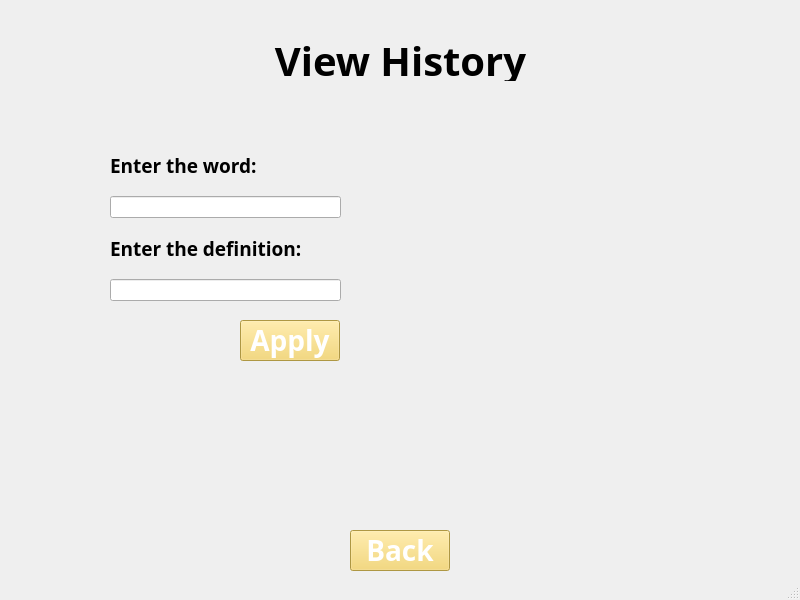
<?xml version="1.0" encoding="UTF-8"?>
<ui version="4.0">
 <class>addWordWindow</class>
 <widget class="QMainWindow" name="addWordWindow">
  <property name="geometry">
   <rect>
    <x>0</x>
    <y>0</y>
    <width>800</width>
    <height>600</height>
   </rect>
  </property>
  <property name="windowTitle">
   <string>MainWindow</string>
  </property>
  <widget class="QWidget" name="centralwidget">
   <widget class="QLabel" name="label">
    <property name="geometry">
     <rect>
      <x>0</x>
      <y>40</y>
      <width>801</width>
      <height>41</height>
     </rect>
    </property>
    <property name="font">
     <font>
      <family>VNI-Disney</family>
      <pointsize>30</pointsize>
      <bold>true</bold>
     </font>
    </property>
    <property name="text">
     <string>View History</string>
    </property>
    <property name="alignment">
     <set>Qt::AlignCenter</set>
    </property>
    <property name="wordWrap">
     <bool>false</bool>
    </property>
   </widget>
   <widget class="QLabel" name="label_3">
    <property name="geometry">
     <rect>
      <x>400</x>
      <y>130</y>
      <width>311</width>
      <height>341</height>
     </rect>
    </property>
    <property name="text">
     <string/>
    </property>
    <property name="pixmap">
     <pixmap resource="resources.qrc">:/resources/dictionary-removebg-preview.png</pixmap>
    </property>
   </widget>
   <widget class="QPushButton" name="backButton">
    <property name="geometry">
     <rect>
      <x>350</x>
      <y>530</y>
      <width>100</width>
      <height>41</height>
     </rect>
    </property>
    <property name="font">
     <font>
      <family>VNI-Disney</family>
      <pointsize>21</pointsize>
      <bold>true</bold>
     </font>
    </property>
    <property name="styleSheet">
     <string notr="true">background-color: #f4d35e; color: white;</string>
    </property>
    <property name="text">
     <string>Back</string>
    </property>
   </widget>
   <widget class="QPushButton" name="backButton_2">
    <property name="geometry">
     <rect>
      <x>240</x>
      <y>320</y>
      <width>100</width>
      <height>41</height>
     </rect>
    </property>
    <property name="font">
     <font>
      <family>VNI-Disney</family>
      <pointsize>21</pointsize>
      <bold>true</bold>
     </font>
    </property>
    <property name="styleSheet">
     <string notr="true">background-color: #f4d35e; color: white;</string>
    </property>
    <property name="text">
     <string>Apply</string>
    </property>
   </widget>
   <widget class="QWidget" name="">
    <property name="geometry">
     <rect>
      <x>110</x>
      <y>140</y>
      <width>231</width>
      <height>161</height>
     </rect>
    </property>
    <layout class="QVBoxLayout" name="verticalLayout">
     <item>
      <widget class="QLabel" name="label_2">
       <property name="font">
        <font>
         <family>VNI-Disney</family>
         <pointsize>14</pointsize>
         <bold>true</bold>
        </font>
       </property>
       <property name="text">
        <string>Enter the word:</string>
       </property>
       <property name="alignment">
        <set>Qt::AlignLeading|Qt::AlignLeft|Qt::AlignVCenter</set>
       </property>
       <property name="wordWrap">
        <bool>false</bool>
       </property>
      </widget>
     </item>
     <item>
      <widget class="QLineEdit" name="wordEdit"/>
     </item>
     <item>
      <widget class="QLabel" name="label_4">
       <property name="font">
        <font>
         <family>VNI-Disney</family>
         <pointsize>14</pointsize>
         <bold>true</bold>
        </font>
       </property>
       <property name="text">
        <string>Enter the definition:</string>
       </property>
       <property name="alignment">
        <set>Qt::AlignLeading|Qt::AlignLeft|Qt::AlignVCenter</set>
       </property>
       <property name="wordWrap">
        <bool>false</bool>
       </property>
      </widget>
     </item>
     <item>
      <widget class="QLineEdit" name="definitionEdit"/>
     </item>
    </layout>
   </widget>
  </widget>
  <widget class="QMenuBar" name="menubar">
   <property name="geometry">
    <rect>
     <x>0</x>
     <y>0</y>
     <width>800</width>
     <height>22</height>
    </rect>
   </property>
  </widget>
  <widget class="QStatusBar" name="statusbar"/>
 </widget>
 <resources>
  <include location="resources.qrc"/>
 </resources>
 <connections/>
</ui>
